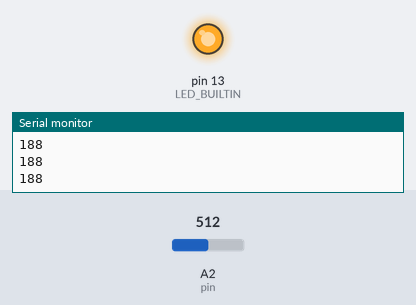
Simulated run of this sketch. Board: Arduino Uno, built with avr-gcc and run on an emulated ATmega328P. On the bench: output pins drawn as LEDs (lit = HIGH), the last lines printed to the serial monitor. The test bench sets the inputs (shaded band); at power-on: A2 (pin) = 512.

Above: at 1.2 s.
1.3 s: A2 (pin) set to 663
2.8 s: A2 (pin) set to 686
At 3.6 s:
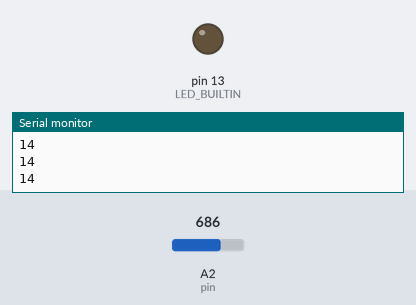
4.3 s: A2 (pin) set to 511
At 5.0 s:
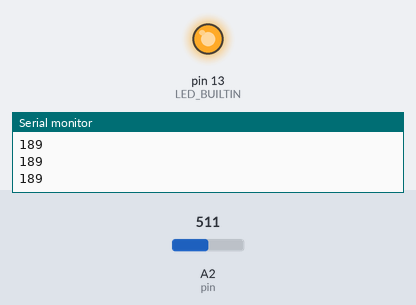
5.8 s: A2 (pin) set to 716
At 7.0 s:
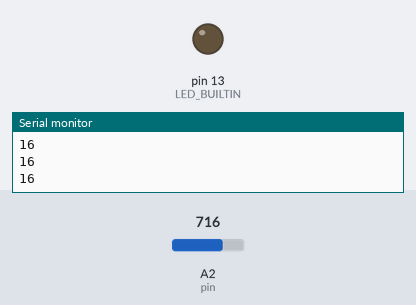
Timing chart, 0 to 8.3 s (numbered marks = the images above; inputs shaded):
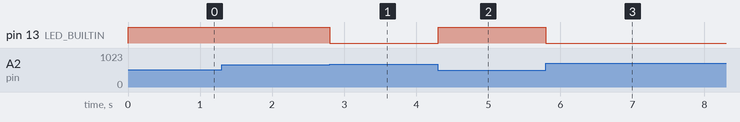

Measured:
- the behaviour switches between 679 and 680 on A2 (pin) (found by bisection; images 0 and 1)
- after the input at 2.8 s, pin 13 (LED_BUILTIN): HIGH → LOW at once
- after the input at 4.3 s, pin 13 (LED_BUILTIN): LOW → HIGH at once
- after the input at 5.8 s, pin 13 (LED_BUILTIN): HIGH → LOW at once

The sketch:

contactMic_evaluate_threshold.ino
```cpp
const int noiseFloor = 700; // TODO: create function to assess noiseFloor upon startup
const int max_val = 1023;
const int globalThreshold = 20;
int pin = A2;

void setup() {
  Serial.begin(9600);
  while (!Serial);

  pinMode(LED_BUILTIN, OUTPUT);
  //pinMode(A0, INPUT);

}

void loop() {

  //Serial.println(analogRead(pin));

  int diff = noiseFloor - analogRead(pin);
  diff = abs(diff); // positive values only
  //diff = map(diff, 0, max_val, 0, 255);  // 8-bit conversion
  Serial.println(diff);
  //Serial.write(diff);

  if (diff > globalThreshold)
    //if (diff > 100)
  {
    digitalWrite(LED_BUILTIN, HIGH);
  }
  else
  {
    digitalWrite(LED_BUILTIN, LOW);
  }
delay(10);
}
```
